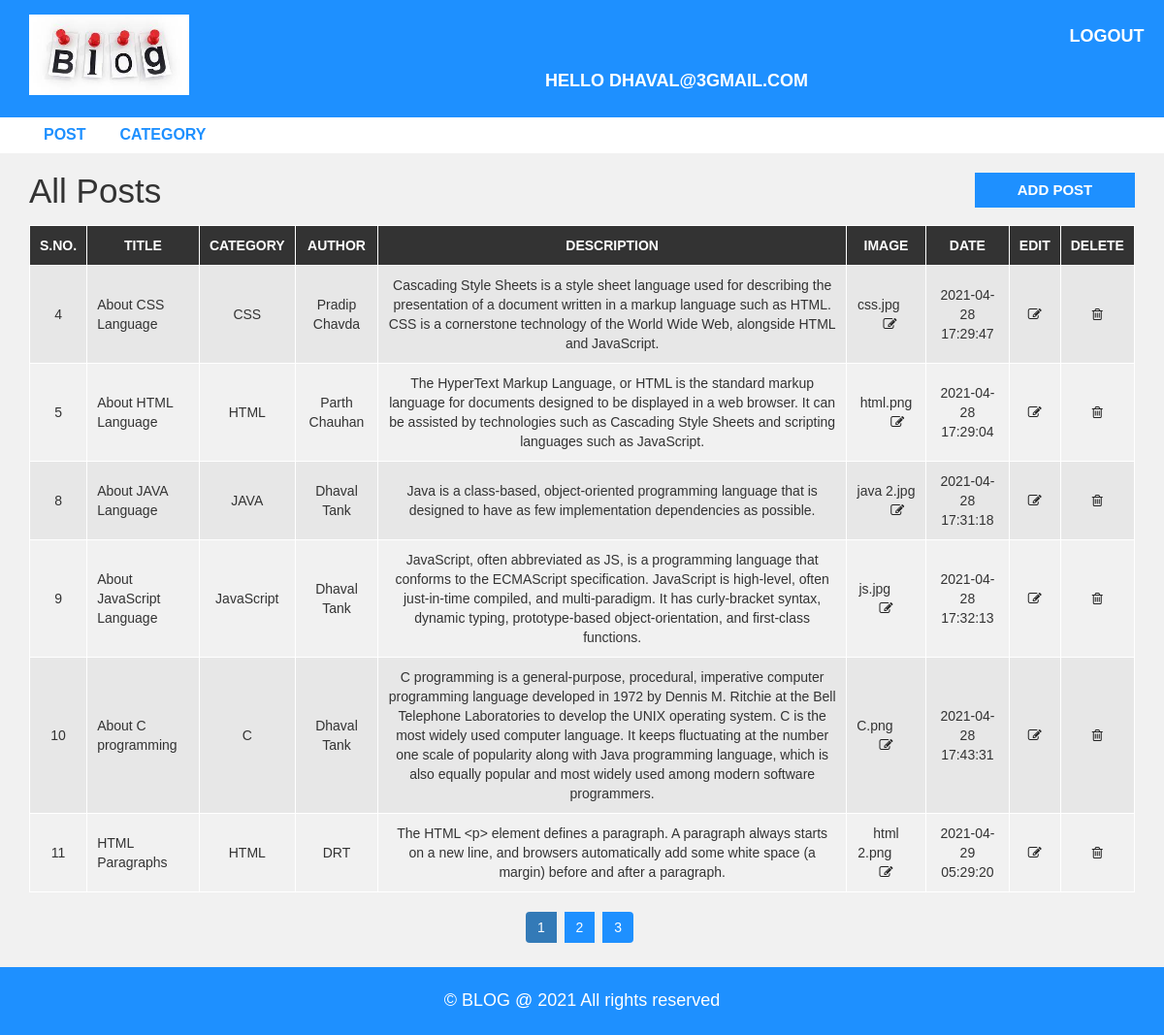
The app's page /admin/post.php (signed in) with its own data.
### tables this page shows
CREATE TABLE `post` (
  `id` int(6) UNSIGNED NOT NULL,
  `title` varchar(50) NOT NULL,
  `category` varchar(30) NOT NULL,
  `author` varchar(30) NOT NULL,
  `description` varchar(10000) NOT NULL,
  `date` timestamp NOT NULL DEFAULT current_timestamp() ON UPDATE current_timestamp(),
  `img` blob NOT NULL
);

### admin/post.php (the view, shortened to what this page needs)
<?php include "header.php"; ?>
<?php
include('include/config.php');
?>
<div id="admin-content">
    <div class="container">
        <div class="row">
            <div class="col-md-10">
                <h1 class="admin-heading">All Posts</h1>
            </div>
            <div class="col-md-2">
                <a class="add-new" href="add-post.php">add post</a>
            </div>
            <div class="col-md-12">
                <table class="content-table">
                    <thead>
                        <th>S.No.</th>
                        <th>Title</th>
                        <th>Category</th>
                        <th>Author</th>
                        <th>Description</th>
                        <th>Image</th>
                        <th>Date</th>
                        <th>Edit</th>
                        <th>Delete</th>
                    </thead>
                    <tbody>
                        <?php $query = mysqli_query($con, "select * from post ");
                        while ($row = mysqli_fetch_array($query)) {
                        ?>
                            <tr>
                                <td><?php echo htmlentities($row['id']); ?></td>
                                <td><?php echo htmlentities($row['title']); ?></td>
                                <td><?php echo htmlentities($row['category']); ?></td>
                                <td><?php echo htmlentities($row['author']); ?></td>
                                <td><?php echo htmlentities($row['description']); ?></td>
                                <td><?php echo htmlentities($row['img']); ?> &nbsp &nbsp &nbsp <a href="update-image.php?id=<?php echo $row['id'] ?>"><i class='fa fa-edit'></i></a> </td>
                                <td><?php echo htmlentities($row['date']); ?></td>
                                <td class='edit'><a href="update-post.php?id=<?php echo $row['id'] ?>"><i class='fa fa-edit'></i></a></td>
                                <td class='delete'><a href="post.php?id=<?php echo $row['id'] ?>&del=delete" onClick="return confirm('Are you sure you want to delete?')"> <i class='fa fa-trash-o'></i></a></td>
                            </tr>
                        <?php  } ?>
                    </tbody>
                </table>
                <ul class='pagination admin-pagination'>
                    <li class="active"><a>1</a></li>
                    <li><a>2</a></li>
                    <li><a>3</a></li>
                </ul>
            </div>
        </div>
    </div>
</div>
<?php include "footer.php"; ?>

### css/style.css (style rules this page uses)
body { background: #f1f1f1; font-family: sans-serif,arial,Helvetica; }
a, a:hover, a:focus { text-decoration: none; outline: none; }
ul { margin:0; padding:0; list-style:none; }
#admin-content { padding: 20px 0; min-height: 750px; }
#admin-content .admin-heading { font-size: 35px; margin: 0 0 15px; }
#admin-content .add-new { color: #fff; background-color: #1E90FF; font-size: 15px; font-weight: 600; text-align: center; text-transform: uppercase; padding: 7px 10px; display: block; transition: all 0.3s; }
#admin-content .content-table { border: 1px solid #000; width: 100%; margin: 0 0 20px; }
#admin-content .content-table thead { color: #fff; background-color: #333; }
#admin-content .content-table th { padding: 10px; border: 1px solid #fff; font-weight: 600; text-align: center; text-transform: uppercase; }
#admin-content .content-table tbody { color: #333; }
#admin-content .content-table tbody tr { background-color: #e7e7e7; }
#admin-content .content-table tbody tr:nth-child(even) { background-color: transparent; }
#admin-content .content-table tbody td { padding: 10px; border: 1px solid #fff; text-align: center; }
#admin-content .content-table tbody td:nth-child(2) { text-align: left; }
#admin-content .admin-pagination { margin: 0; }
#admin-content .admin-pagination li a { display: block; }
.id, .edit, .delete { text-align:center; }
.pagination { display: block; text-align: center; margin: 0; }
.pagination li { display:inline-block; margin: 0 5px 0 0; }
.pagination li a { border: none; background: #1e90ff; color: #fff; }
i.fa { color:#222; }

### records on screen
post: id "4", title "About CSS Language", category "CSS", author "Pradip Chavda", description "Cascading Style Sheets is a style sheet language used for describing the presentation of a document written in a markup language such as HTML. CSS is a cornerstone technology of the World Wide Web, alongside HTML and JavaScript.", img "css.jpg", date "2021-04-28 17:29:47"
post: id "5", title "About HTML Language", category "HTML", author "Parth Chauhan", description "The HyperText Markup Language, or HTML is the standard markup language for documents designed to be displayed in a web browser. It can be assisted by technologies such as Cascading Style Sheets and scripting languages such as JavaScript.", img "html.png", date "2021-04-28 17:29:04"
post: id "8", title "About JAVA Language", category "JAVA", author "Dhaval Tank", description "Java is a class-based, object-oriented programming language that is designed to have as few implementation dependencies as possible.", img "java 2.jpg", date "2021-04-28 17:31:18"
post: id "9", title "About JavaScript Language", category "JavaScript", author "Dhaval Tank", description "JavaScript, often abbreviated as JS, is a programming language that conforms to the ECMAScript specification. JavaScript is high-level, often just-in-time compiled, and multi-paradigm. It has curly-bracket syntax, dynamic typing, prototype-based object-orientation, and first-class functions.", img "js.jpg", date "2021-04-28 17:32:13"
post: id "10", title "About C programming", category "C", author "Dhaval Tank", description "C programming is a general-purpose, procedural, imperative computer programming language developed in 1972 by Dennis M. Ritchie at the Bell Telephone Laboratories to develop the UNIX operating system. C is the most widely used computer language. It keeps fluctuating at the number one scale of popularity along with Java programming language, which is also equally popular and most widely used among modern software programmers.", img "C.png", date "2021-04-28 17:43:31"
post: id "11", title "HTML Paragraphs", category "HTML", author "DRT", description "The HTML <p> element defines a paragraph. A paragraph always starts on a new line, and browsers automatically add some white space (a margin) before and after a paragraph.", img "html 2.png", date "2021-04-29 05:29:20"

### other values on screen
$_SESSION['login'] "DHAVAL@3GMAIL.COM"
